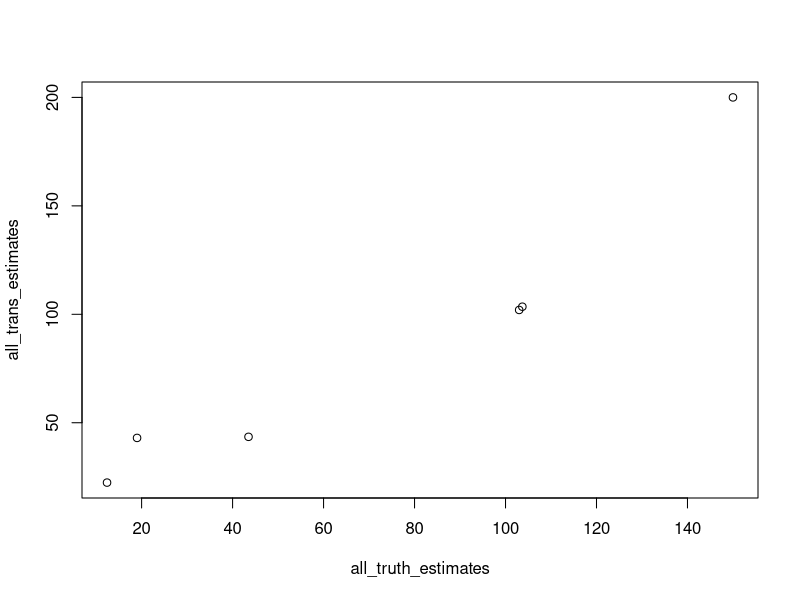

R code for this plot:
# Test R^2

all_trans_estimates = c(103.5,22.4,43.5,102.0,43.0,200.0)
all_truth_estimates = c(103.7,12.4,43.5,103.0,19.0,150.0)

plot(all_truth_estimates,all_trans_estimates)
cor(all_truth_estimates,all_trans_estimates)

fit <- lm(all_truth_estimates ~ all_trans_estimates)
fit
k = summary(fit, correlation = TRUE, method="pearson")
k$r.squared

(k$r.squared)^2

library(Hmisc)
rcorr(all_truth_estimates,all_trans_estimates, type="pearson")


RMSE <- sqrt(mean((all_trans_estimates-all_truth_estimates)^2))

scaled_error <- function(estimate, truth) {
  2 *(estimate - truth)  / (estimate + truth)
}

med_scaled_err = median(abs(scaled_error(all_trans_estimates, all_truth_estimates)))

mean(abs(scaled_error(all_trans_estimates, all_truth_estimates))) 
                        
